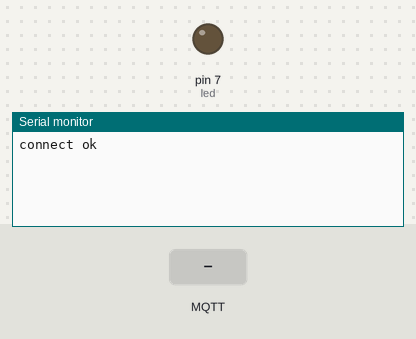
The sketch below on a simulated Arduino Uno, built with avr-gcc and run on an emulated ATmega328P. Parts: output pins drawn as LEDs (lit = HIGH), the last lines printed to the serial monitor. Inputs (shaded band) come from the test bench. WiFi joins after 1.5 s; servers stay silent unless stated; random numbers use the default seed unless the sketch sets one; no MQTT or app messages arrive unless stated.

Above: at 3.7 s.
3.8 s: MQTT message "1" arrives on the first subscribed topic
At 5.0 s:
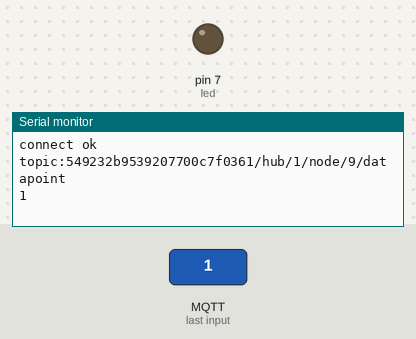
5.3 s: MQTT message "on" arrives on the first subscribed topic
At 6.2 s:
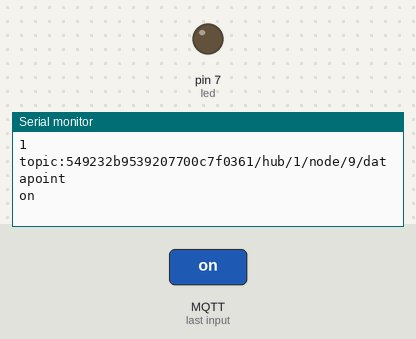
6.8 s: MQTT message "off" arrives on the first subscribed topic
At 7.4 s:
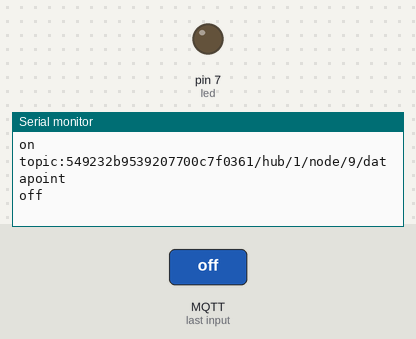

Measured:
- after the input at 3.8 s, the serial monitor: prints a new line at once (image 1)
- after the input at 5.3 s, the serial monitor: prints a new line after 0.06 s (image 2)
- after the input at 6.8 s, the serial monitor: prints a new line after 0.06 s (image 3)

The sketch:

mqtt_switch_gen_range_controler.ino
```cpp
#include <SPI.h>
#include <Ethernet.h>
#include <PubSubClient.h>

byte mac[6];
//服务器域名或IP地址
char server[] = "i.icoolpy.com";
//服务器端口号
int port = 1338;
//UserKey用户密钥(必改项)
char ukey[] = "549232b9539207700c7f0361";
//Hub ID(必改项)
char hub[]="1";
//Node ID(必改项)
char node[]="9";
//byte server[] = { 192, 168, 1, 179 };

String instr;
String outstr;

//led light
int led = 7;

void callback(char* topic, byte* payload, unsigned int length) {
  //display all message by serial port
  Serial.print("topic:");
  Serial.println(topic);
  instr = String();
  for(int i=0;i<length;i++){
    char c = payload[i];
    instr += c;
  }
  //显示所有数据
  Serial.println(instr);

  //根据内容判断LED的开或关
        if(instr.startsWith("{\"value\":\"1\"}")){
          digitalWrite(led, HIGH);
        }else if(instr.startsWith("{\"value\":\"0\"}")){
          digitalWrite(led, LOW);
        }
        //end
}

EthernetClient ethClient;
PubSubClient client(server, port, callback, ethClient);

void setup()
{
  // initialize the digital pin as an output.
  pinMode(led, OUTPUT);

  Serial.begin(9600);
  mac[0]=random(1, 254);
  mac[1]=random(1, 254);
  mac[2]=random(1, 254);
  mac[3]=random(1, 254);
  mac[4]=random(1, 254);
  mac[5]=random(1, 254);
  if (Ethernet.begin(mac) == 0) {
    for(;;)
      ;
  }

  // give the Ethernet shield a second to initialize:
  delay(1000);
  String mqttid = String("arduino:");
  mqttid += random(1,99999);
  char charBuf[mqttid.length()+1];
  mqttid.toCharArray(charBuf, mqttid.length()+1);
  if (client.connect(charBuf)) {
    //client.publish("outTopic","hello world");
    outstr = String(ukey);
    outstr += "/hub/";
    outstr += hub;
    outstr += "/node/";
    outstr += node;
    outstr += "/datapoint";
    char charBuf1[outstr.length()+1];
    outstr.toCharArray(charBuf1, outstr.length()+1);
    client.subscribe(charBuf1);

    Serial.println("connect ok");
  }
}

void loop()
{
  client.loop();
}
```
